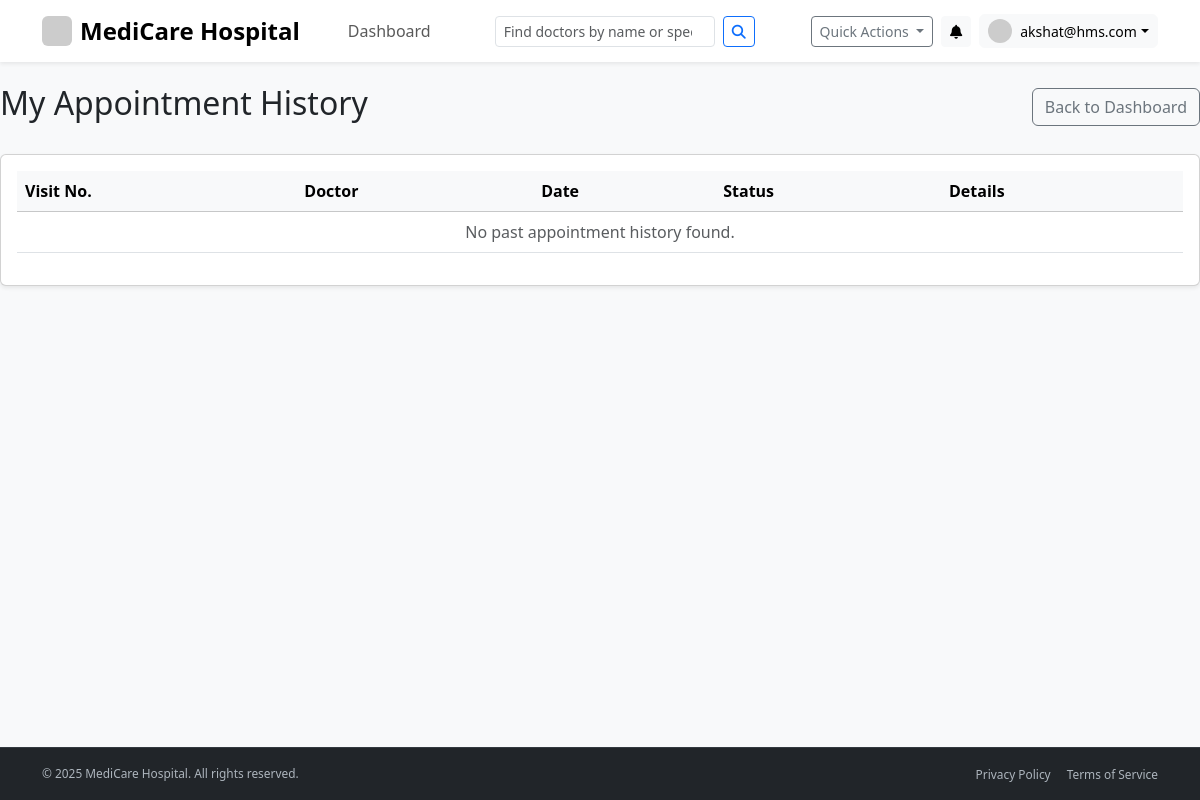
The app's page /patient/history (signed in), older data.
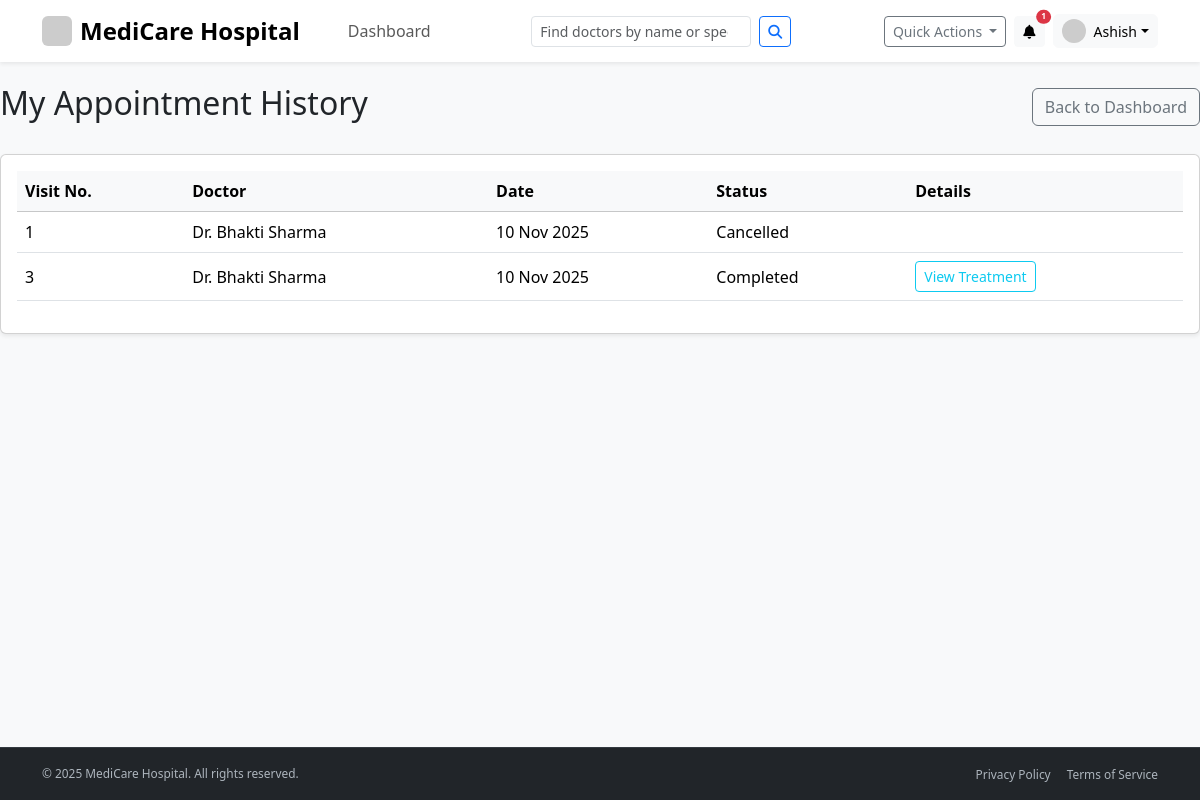
The same page, newer data.
### app/models.py (models this page shows)
class PatientProfile(db.Model):
    __tablename__ = 'patient_profile'
    id = db.Column(db.Integer, primary_key=True)
    user_id = db.Column(db.Integer, db.ForeignKey('user.id'), nullable=False, unique=True)
    full_name = db.Column(db.String(100), nullable=False)
    date_of_birth = db.Column(db.Date)
    gender = db.Column(db.String(10))
    contact_number = db.Column(db.String(20))
    blood_group = db.Column(db.String(5))
    allergies = db.Column(db.Text)
    documents = db.relationship('MedicalDocument', backref='patient', lazy=True)

class Appointment(db.Model):
    __tablename__ = 'appointment'
    id = db.Column(db.Integer, primary_key=True)
    patient_id = db.Column(db.Integer, db.ForeignKey('user.id'), nullable=False)
    doctor_id = db.Column(db.Integer, db.ForeignKey('user.id'), nullable=False)
    appointment_datetime = db.Column(db.DateTime, nullable=False)
    status = db.Column(db.String(20), nullable=False, default='Booked') # Booked, Completed, Cancelled
    created_at = db.Column(db.DateTime, default=datetime.utcnow)
    treatment = db.relationship('Treatment', backref='appointment', uselist=False, cascade="all, delete-orphan")
    review = db.relationship('DoctorReview', backref='appointment', uselist=False, cascade="all, delete-orphan")

class DoctorProfile(db.Model):
    __tablename__ = 'doctor_profile'
    id = db.Column(db.Integer, primary_key=True)
    user_id = db.Column(db.Integer, db.ForeignKey('user.id'), nullable=False, unique=True)
    full_name = db.Column(db.String(100), nullable=False)
    department_id = db.Column(db.Integer, db.ForeignKey('department.id'), nullable=False)
    qualifications = db.Column(db.String(200))
    bio = db.Column(db.Text)

### app/routes/patient_routes.py (the view)
@patient_bp.route('/history')
@login_required
def patient_history():
    if current_user.role != 'patient':
        flash('You are not authorized to access this page.', 'danger')
        return redirect(url_for('main.home'))
    past_appointments = Appointment.query.filter(
        Appointment.patient_id == current_user.id,
        Appointment.status.in_(['Completed', 'Cancelled'])
    ).order_by(Appointment.appointment_datetime.desc()).all()
    return render_template(
        'patient/patient_history.html',
        title='Appointment History',
        appointments=past_appointments
    )

### app/__init__.py (called while the page is built)
@app.context_processor
def inject_notifications():
    if current_user.is_authenticated:
        unread_notifications = Notification.query.filter_by(user_id=current_user.id, is_read=False).order_by(Notification.created_at.desc()).limit(5).all()
        notification_count = Notification.query.filter_by(user_id=current_user.id, is_read=False).count()
        return dict(unread_notifications=unread_notifications, notification_count=notification_count)
    return dict(unread_notifications=[], notification_count=0)

@app.context_processor
def inject_notifications():
    if current_user.is_authenticated:
        unread_notifications = Notification.query.filter_by(user_id=current_user.id, is_read=False).order_by(Notification.created_at.desc()).limit(5).all()
        notification_count = Notification.query.filter_by(user_id=current_user.id, is_read=False).count()
        return dict(unread_notifications=unread_notifications, notification_count=notification_count)
    return dict(unread_notifications=[], notification_count=0)

### app/models.py (called while the page is built)
@login_manager.user_loader
def load_user(user_id):
    return User.query.get(int(user_id))

### app/templates/patient/patient_history.html (shortened to what this page needs)
{% extends "layout.html" %}
{% block content %}
    <div class="d-flex justify-content-between align-items-center mb-4">
        <h2>My Appointment History</h2>
        <a href="{{ url_for('patient.dashboard') }}" class="btn btn-outline-secondary">Back to Dashboard</a>
    </div>
    <div class="card shadow-sm">
        <div class="card-body">
            <div class="table-responsive">
                <table class="table table-hover align-middle">
                    <thead class="table-light">
                        <tr>
                            <th>Visit No.</th>
                            <th>Doctor</th>
                            <th>Date</th>
                            <th>Status</th>
                            <th>Details</th>
                        </tr>
                    </thead>
                    <tbody>
                        {% for appt in appointments %}
                        <tr>
                            <td>{{ appt.id }}</td>
                            <td>Dr. {{ appt.doctor.doctor_profile.full_name }}</td>
                            <td>{{ appt.appointment_datetime.strftime('%d %b %Y') }}</td>
                            <td>
                                <span classV="badge
                                    {% if appt.status == 'Completed' %} bg-success
                                    {% else %} bg-secondary {% endif %}">
                                    {{ appt.status }}
                                </span>
                            </td>
                            <td>
                                {% if appt.status == 'Completed' and appt.treatment %}
                                    <button class="btn btn-sm btn-outline-info" type="button" data-bs-toggle="collapse" data-bs-target="#details{{ appt.id }}">
                                        View Treatment
                                    </button>
                                {% endif %}
                            </td>
                        </tr>
                        {% else %}
                        <tr>
                            <td colspan="5" class="text-center text-muted">No past appointment history found.</td>
                        </tr>
                        {% endfor %}
                    </tbody>
                </table>
            </div>
        </div>
    </div>
{% endblock content %}

### app/templates/layout.html (shortened to what the changed rows need)
<!DOCTYPE html>
<html lang="en">
<head>
    <link href="https://cdn.jsdelivr.net/npm/bootstrap@5.3.3/dist/css/bootstrap.min.css" rel="stylesheet">
    <link rel="stylesheet" href="https://cdnjs.cloudflare.com/ajax/libs/font-awesome/6.5.2/css/all.min.css">
</head>
<body class="bg-light" id="page-top">
    <nav class="navbar navbar-expand-lg navbar-light bg-white shadow-sm fixed-top py-2">
        <div class="container">
            <div class="collapse navbar-collapse" id="navbarNavDropdown">
                <div class="d-flex align-items-center ms-auto">
                    {% if current_user.is_authenticated %}
                    <div class="dropdown me-2">
                        <button class="btn btn-sm btn-light position-relative" type="button" data-bs-toggle="dropdown"
                            aria-expanded="false" aria-label="Notifications">
                            <i class="fas fa-bell"></i>
                            {% if notification_count > 0 %}
                            <span
                                class="position-absolute top-0 start-100 translate-middle badge rounded-pill bg-danger"
                                style="font-size: 0.6em;">
                                {{ notification_count }}
                            </span>
                            {% endif %}
                        </button>
                    </div>
                    <div class="dropdown">
                        <button class="btn btn-light dropdown-toggle d-flex align-items-center py-1 px-2" type="button"
                            id="profileDropdown" data-bs-toggle="dropdown" aria-expanded="false">
                            <img src="https://placehold.co/32x32/eee/777?text={{ current_user.email[0]|upper }}"
                                class="rounded-circle me-2" alt="Avatar" width="24" height="24">
                            <span class="d-none d-lg-inline small">
                                {% if current_user.role == 'patient' and current_user.patient_profile.full_name %}
                                {{ current_user.patient_profile.full_name.split()[0] }}
                                {% elif current_user.role == 'doctor' and current_user.doctor_profile.full_name %}
                                {{ current_user.doctor_profile.full_name.split()[0] }}
                                {% else %}
                                Admin
                                {% endif %}
                            </span>
                        </button>
                    </div>
                    {% else %}
                    <a href="{{ url_for('main.login') }}" class="btn btn-outline-primary me-2 fw-semibold">Login</a>
                    <a href="{{ url_for('main.register') }}" class="btn btn-primary fw-semibold">Sign Up</a>
                    {% endif %}
                </div>
            </div>
        </div>
    </nav>
    <main class="flex-shrink-0 py-4">
        {% block content %}{% endblock %}
    </main>
</body>
</html>

Row changes from the older to the newer data that the page shows:
no longer on this page (row edited): PatientProfile: patient_profile.full_name "akshat@hms.com"
now on this page (row edited): PatientProfile: patient_profile.full_name "Ashish"
added Appointment: id "1", doctor.doctor_profile.full_name "Bhakti Sharma", appointment_datetime "10 Nov 2025", status "Cancelled"
added Appointment: id "3", doctor.doctor_profile.full_name "Bhakti Sharma", appointment_datetime "10 Nov 2025", status "Completed"
Text that changed along with them:
{{ notification_count }}: (not shown) → "1"
text no longer shown: "No past appointment history found."
